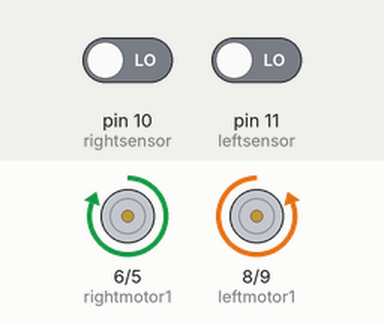
This sketch was run on a simulated Arduino Uno, built with avr-gcc and run on an emulated ATmega328P. On the bench: motor-driver pin pairs drawn as motors (green arrow = first pin HIGH = forward, orange = second pin HIGH = backward, longer = more drive). The inputs (shaded band) are chosen by the test bench; at power-on: pin 10 (rightsensor) LOW, pin 11 (leftsensor) LOW.

Above: at 1.2 s.
1.3 s: pin 10 (rightsensor) driven HIGH
At 2.3 s:
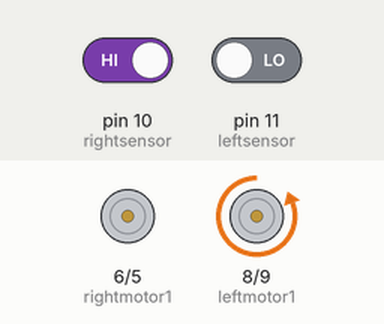
2.8 s: pin 11 (leftsensor) driven HIGH
At 3.4 s:
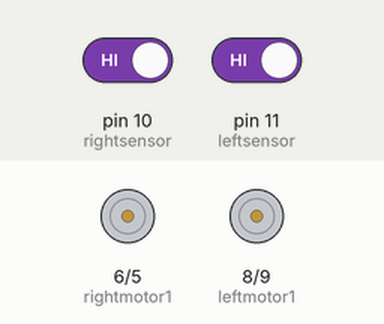
4.3 s: pin 10 (rightsensor) driven LOW
At 4.6 s:
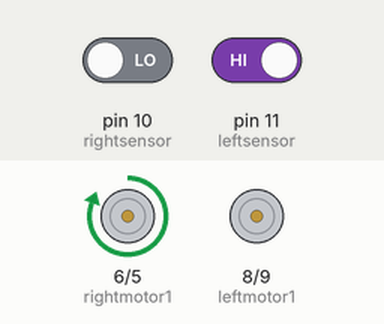
5.8 s: pin 11 (leftsensor) driven LOW
At 6.9 s:
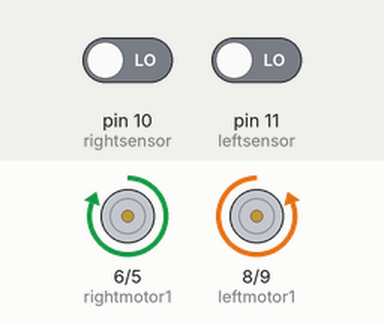
Timing chart, 0 to 8.3 s (numbered marks = the images above; inputs shaded):
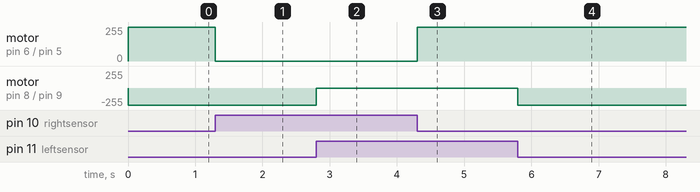

Measured:
- after the input at 1.3 s, motor on pin 6 (rightmotor1) / pin 5 (rightmotor2): forward 255/255 → stopped at once
- after the input at 2.8 s, motor on pin 8 (leftmotor1) / pin 9 (leftmotor2): backward 255/255 → stopped at once
- after the input at 4.3 s, motor on pin 6 (rightmotor1) / pin 5 (rightmotor2): stopped → forward 255/255 at once
- after the input at 5.8 s, motor on pin 8 (leftmotor1) / pin 9 (leftmotor2): stopped → backward 255/255 at once

The sketch:

lfr.ino
```cpp
int leftmotor1=8;     //ic pin 2
int leftmotor2=9;     //ic pin 7
int rightmotor1=6;    //ic pin 10
int rightmotor2=5;    //ic pin 15
int leftsensor=11;    //left sensor output pin
int rightsensor=10;   //right sensor output pin
int leftvalue;        //variable to read left sensor value
int rightvalue;        //variable to read right sensor value

void setup() {
  // put your setup code here, to run once:
  pinMode(leftmotor1,OUTPUT);
  pinMode(leftmotor2,OUTPUT);
  pinMode(rightmotor1,OUTPUT);
  pinMode(rightmotor2,OUTPUT);
  pinMode(leftsensor,INPUT);
  pinMode(rightsensor,INPUT);
}

void loop() {
  // put your main code here, to run repeatedly:
  leftvalue=digitalRead(leftsensor);      //raeding value from leftsensor
  rightvalue=digitalRead(rightsensor);   //reading value from right sensor

  if((leftvalue==1)&&(rightvalue==0))     //if left sensor falls on black strip,move left,call turnleft()
    turnleft();
  else if((leftvalue==0)&&(rightvalue==1)) //if right sensor falls on black strip,move right,call turnright()
    turnright();
  else if((leftvalue==1)&&(rightvalue==1))  //if both sensor falls on black strip,stop,call pause()
    pause();
  else                                      //if sensor doesn't fall on balck strip,keep moovng,call moveforward()
    moveforward();
}

//function to turn left
//left motor off , right motor on
void turnleft()
{
  digitalWrite(leftmotor1,LOW);
  digitalWrite(leftmotor2,LOW);
  digitalWrite(rightmotor1,HIGH);
  digitalWrite(rightmotor2,LOW);
}

//function to turn right
//right motor off , left motor on
void turnright()
{
  digitalWrite(leftmotor1,LOW);
  digitalWrite(leftmotor2,HIGH);
  digitalWrite(rightmotor1,LOW);
  digitalWrite(rightmotor2,LOW);
}

//function to stop
//both motors off
void pause()
{
  digitalWrite(leftmotor1,LOW);
  digitalWrite(leftmotor2,LOW);
  digitalWrite(rightmotor1,LOW);
  digitalWrite(rightmotor2,LOW);
}

//function to move forward
//both motors moving in same direction
void moveforward()
{
  digitalWrite(leftmotor1,LOW);
  digitalWrite(leftmotor2,HIGH);
  digitalWrite(rightmotor1,HIGH);
  digitalWrite(rightmotor2,LOW);
}
```
